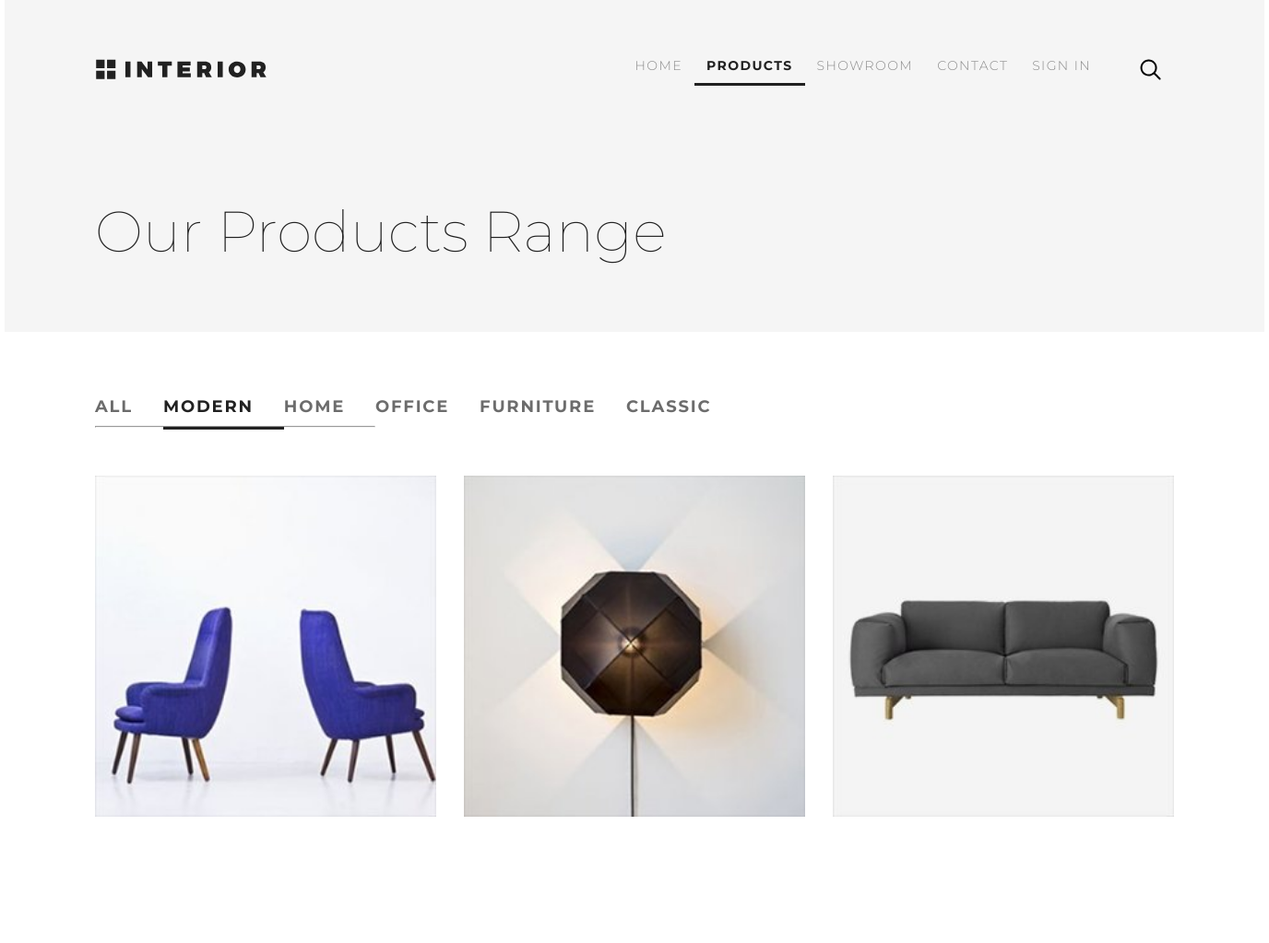
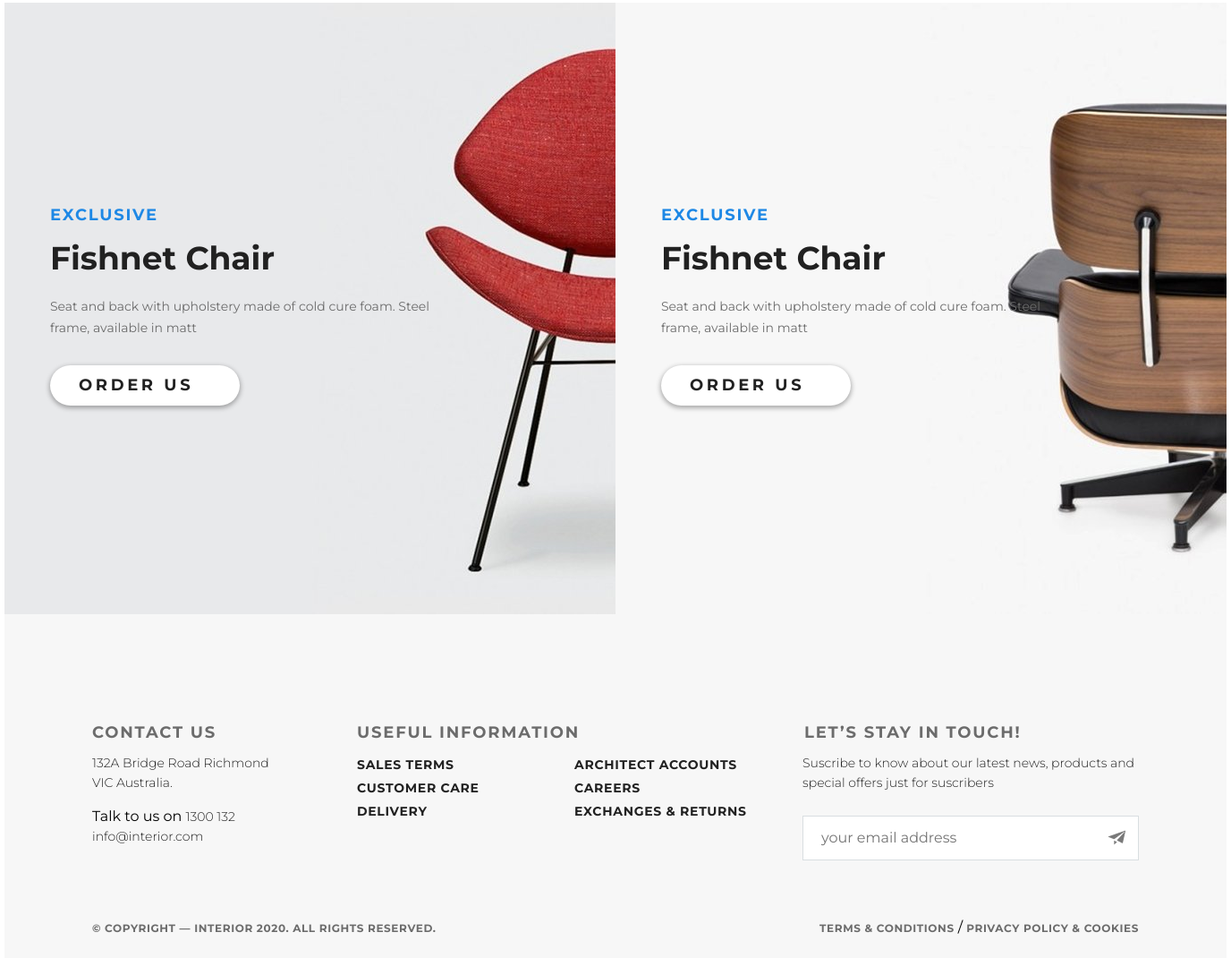
/category/1/products/, run on the app's committed database (2 pictures, top to bottom).
### mainapp/models.py (models this page shows, shortened)
class ProductCategory(models.Model):
    name = models.CharField('category name', max_length=50)
    description = models.TextField('category description', blank=True)

class Product(models.Model):
    name = models.CharField('product name', max_length=100)
    category = models.ForeignKey(ProductCategory, models.CASCADE, verbose_name='category of product')
    type_prod = models.CharField('type of product', max_length=50, blank=True, null=True)
    description = models.TextField('product description', blank=True)
    short_desc = models.CharField('short descriotion', max_length=50, blank=True)
    price = models.DecimalField('Price', max_digits=8, decimal_places=2, default=0)
    image = models.ImageField(upload_to='products_images', blank=True)
    quantity = models.PositiveIntegerField('quantity', default=0)

### mainapp/views.py (the view)
# urls.py: re_path(r'category/(?P<pk>\d+)/products/', mainapp.products, name='products'),
def products(request, pk):
    categories = ProductCategory.objects.all()
    if pk == '0':
        products = Product.objects.all()
        category = {'name': 'all'}
    else:
        category = get_object_or_404(ProductCategory, pk=pk)
        products = category.product_set.all()
    context = {
        'page_title': 'products',
        'categories': categories,
        'products': products,
        'basket': get_basket(request),
        'category': category,
    }
    return render(request, 'mainapp/products.html', context)

### mainapp/views.py (called while the page is built)
def get_basket(request):
    return request.user.is_authenticated and request.user.basket.all() or []

### mainapp/templates/mainapp/products.html (shortened to what this page needs)
{% extends 'mainapp/base.html' %}
{% load static %}
    {% block container %}
        <div class="prod_header">
            <div class="padding_site">
                {% include 'mainapp/includes/inc__main_menu.html' %}
                <div class="prod_head_h">
                    <span>Our Products Range</span>
                </div>
            </div>
        </div>
        <div class="padding_site">
            <div class="prod_block1_nav">
                {% include 'mainapp/includes/inc__category_menu.html' %}
                <div class="line">
                    <hr>
                </div>
            </div>
            <div class="block3_container">
                {% for product in products %}
                <div class="block3_col">
                    <a href="{% url 'main:product_details' %}" class="block3_link">
                        <div class="block3_div_img"><img class="img_370" src="{{ product.image.url }}" alt="{{ product.short_desc }}"></div>
                    </a>
                </div>
                {% endfor %}
            </div>
        </div>
        <div class="block2">
            <div class="block2_prod1">
                <div class="block2_content">
                    <p class="block2_exclusive">exclusive</p>
                    <h2 class="block2_h2">Fishnet Chair</h2>
                    <div class="slider_content">Seat and back with upholstery made of&nbsp;cold cure foam. Steel frame, available in&nbsp;matt</div>
                    <a href="#" class="button">Order Us <img class="bat_arrow" alt="bat_arrow" src="{% static 'img/arrow_70.svg' %}"></a>
                </div>
            </div>
            <div class="block2_prod2">
                <div class="block2_content">
                    <p class="block2_exclusive">exclusive</p>
                    <h2 class="block2_h2">Fishnet Chair</h2>
                    <div class="slider_content">Seat and back with upholstery made of&nbsp;cold cure foam. Steel frame, available in&nbsp;matt</div>
                    <a href="#" class="button">Order Us <img class="bat_arrow" src="{% static 'img/arrow_70.svg' %}" alt="bat_arrow"></a>
                </div>
            </div>
        </div>
    {% endblock %}

### mainapp/templates/mainapp/includes/inc__category_menu.html (shortened to what this page needs)
{% load static %}
        <a class="deails_link" href="{% url 'main:products' 0 %}">All</a>
        {% for category in categories %}
            <a class="deails_link {% if request.resolver_match.kwargs.pk|add:0 == category.pk %}
                menu_active {% endif %}" href="{% url 'main:products' category.pk %}">
                {{ category.name }}
            </a>
        {% endfor %}

### static/css/style.css (style rules this page uses)
* { margin: 0; padding: 0; }
body { margin: 0 auto; width: 1366px; line-height: 1; font-family: 'Montserrat', sans-serif; }
.padding_site { padding-left: 98px; padding-right: 98px; }
.slider_content { font-size: 14px; line-height: 24px; font-weight: 400; color: #6c6c6c; width: 458px; padding-top: 20px; padding-bottom: 30px; }
.button { box-shadow: 0px 2px 5px 1px rgba(33, 33, 33, 0.35); width: 212px; height: 45px; background-color: #ffffff; border-radius: 23px; text-decoration: none !important; font-size: 18px; line-height: 45px; font-weight: 700; text-transform: uppercase; letter-spacing: 0.2em; color: #212121; text-align: center; display: inline-block; }
a { text-decoration: none !important; }
.block2 { margin-top: 120px; height: 683px; display: grid; grid-template-columns: repeat(2, 1fr); }
.block2_prod1 { background-image: url("/static/img/promo_img1_148.jpg"); }
.block2_prod2 { background-image: url("/static/img/promo_img_132.jpg"); padding: 0; }
.block2_content { padding: 228px 51px; }
.block2_exclusive { font-size: 18px; line-height: 18px; font-weight: 700; text-transform: uppercase; letter-spacing: 0.1em; color: #1e88e5; }
.block2_h2 { margin-top: 18px; font-size: 36px; line-height: 1.2; font-weight: 700; color: #212121; }
.block3_col { height: 370px; }
.block3_container { display: grid; grid-template-columns: repeat(3, 1fr); grid-gap: 30px; }
.prod_header { width: 1366px; height: 360px; background-color: #f5f5f5; }
.prod_head_h { margin-top: 124px; font-size: 62px; line-height: 72px; font-weight: 100; color: #212121; }
.prod_block1_nav { margin: 71px 0 50px 0; position: relative; display: flex; }
.line { color: #6c6c6c; width: 304px; position: absolute; margin-top: 31px; z-index: -1; }
.deails_link { padding-right: 33px; padding-bottom: 10px; font-size: 18px; line-height: 1.2; font-weight: 700; text-transform: uppercase; letter-spacing: 0.1em; color: #6c6c6c; }
.menu_active { border-bottom: 3px solid #212121; color: #212121; }
.img_370 { width: 370px; height: 370px; }

### data on the page
ProductCategory: name "MODERN"
ProductCategory: name "HOME"
ProductCategory: name "OFFICE"
ProductCategory: name "FURNITURE"
ProductCategory: name "CLASSIC"
Product: image (picture)
Product: image (picture)
Product: image (picture)
